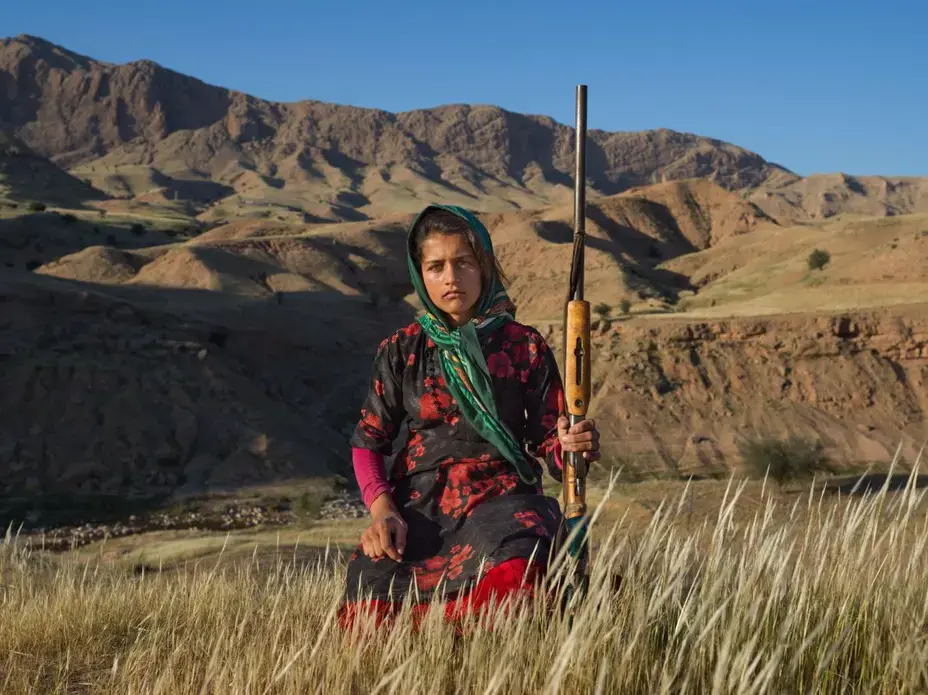
#> input picture Duc/Pic/girl.jpg, 928 x 695 px, found by its file name
$ jupyter execute 03-cropping.ipynb
#> lines starting #> are read from the running program, lines starting #| are printed output that depends on the picture
## Cropping

[cell 1]
import cv2
import numpy as np
import matplotlib.pyplot as plt

image = cv2.imread('images/girl.jpg')
#> image is the input picture: shape (695, 928, 3); mean B, G, R 86.1, 93.6, 97.9
plt.imshow(image[...,::-1])

[cell 2]
height, width = image.shape[:2]
#> height = 695; width = 928
print(height, width)
#| 695 928
cropped = image[200:600, 250:630]
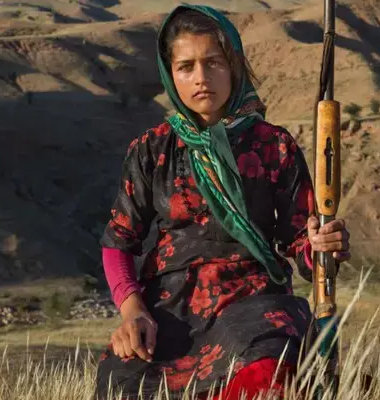
#> cropped: shape (400, 380, 3); mean B, G, R 55.2, 67.2, 86
plt.imshow(cropped[...,::-1])

[cell 3]
height, width = image.shape[:2]

# Simply use indexing to crop out the rectangle we desire
cropped = image[height//3:4*height//5 , width//4:4*width//5]
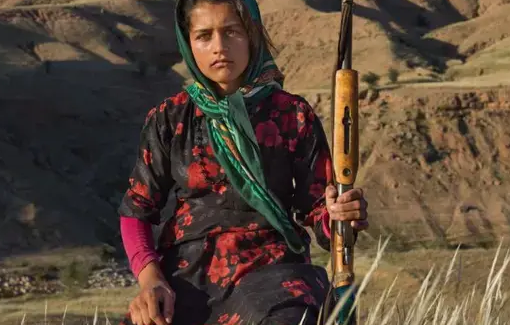
#> cropped: shape (325, 510, 3); mean B, G, R 56.2, 70.7, 88.4

plt.imshow(cropped[...,::-1])
